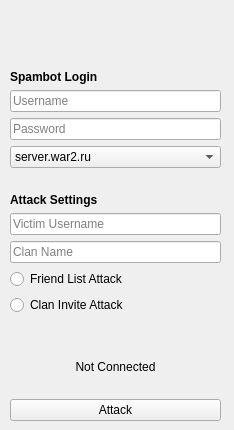
<?xml version="1.0" encoding="UTF-8"?>
<ui version="4.0">
 <class>MainWindow</class>
 <widget class="QMainWindow" name="MainWindow">
  <property name="geometry">
   <rect>
    <x>0</x>
    <y>0</y>
    <width>234</width>
    <height>430</height>
   </rect>
  </property>
  <property name="minimumSize">
   <size>
    <width>234</width>
    <height>430</height>
   </size>
  </property>
  <property name="maximumSize">
   <size>
    <width>234</width>
    <height>430</height>
   </size>
  </property>
  <property name="windowTitle">
   <string>WarJammer 3.0</string>
  </property>
  <property name="windowIcon">
   <iconset resource="../warjammer-gui/warjammer-resources.qrc">
    <normaloff>:/warjammer-images/warjammer.ico</normaloff>:/warjammer-images/warjammer.ico</iconset>
  </property>
  <widget class="QWidget" name="centralwidget">
   <property name="minimumSize">
    <size>
     <width>234</width>
     <height>430</height>
    </size>
   </property>
   <property name="maximumSize">
    <size>
     <width>234</width>
     <height>430</height>
    </size>
   </property>
   <widget class="QLabel" name="img_banner">
    <property name="geometry">
     <rect>
      <x>0</x>
      <y>0</y>
      <width>241</width>
      <height>61</height>
     </rect>
    </property>
    <property name="text">
     <string/>
    </property>
    <property name="pixmap">
     <pixmap resource="../warjammer-gui/warjammer-resources.qrc">:/warjammer-images/warjammer.png</pixmap>
    </property>
   </widget>
   <widget class="QWidget" name="layoutWidget">
    <property name="geometry">
     <rect>
      <x>10</x>
      <y>70</y>
      <width>211</width>
      <height>351</height>
     </rect>
    </property>
    <layout class="QVBoxLayout" name="verticalLayout_3">
     <item>
      <layout class="QVBoxLayout" name="verticalLayout_2">
       <item>
        <layout class="QFormLayout" name="formLayout">
         <property name="fieldGrowthPolicy">
          <enum>QFormLayout::AllNonFixedFieldsGrow</enum>
         </property>
         <item row="1" column="0" colspan="2">
          <widget class="QLineEdit" name="input_username">
           <property name="placeholderText">
            <string>Username</string>
           </property>
          </widget>
         </item>
         <item row="2" column="0" colspan="2">
          <widget class="QLineEdit" name="input_password">
           <property name="inputMethodHints">
            <set>Qt::ImhHiddenText|Qt::ImhNoAutoUppercase|Qt::ImhNoPredictiveText</set>
           </property>
           <property name="echoMode">
            <enum>QLineEdit::Password</enum>
           </property>
           <property name="placeholderText">
            <string>Password</string>
           </property>
          </widget>
         </item>
         <item row="3" column="0" colspan="2">
          <widget class="QComboBox" name="input_server">
           <item>
            <property name="text">
             <string>server.war2.ru</string>
            </property>
           </item>
           <item>
            <property name="text">
             <string>backup.war2.ru</string>
            </property>
           </item>
           <item>
            <property name="text">
             <string>server.war2.me</string>
            </property>
           </item>
           <item>
            <property name="text">
             <string>backup.war2.me</string>
            </property>
           </item>
          </widget>
         </item>
         <item row="0" column="0">
          <widget class="QLabel" name="label_spambot_login">
           <property name="text">
            <string>&lt;html&gt;&lt;head/&gt;&lt;body&gt;&lt;p&gt;&lt;span style=&quot; font-weight:600;&quot;&gt;Spambot Login&lt;/span&gt;&lt;/p&gt;&lt;/body&gt;&lt;/html&gt;</string>
           </property>
          </widget>
         </item>
        </layout>
       </item>
       <item>
        <spacer name="verticalSpacer_2">
         <property name="orientation">
          <enum>Qt::Vertical</enum>
         </property>
         <property name="sizeHint" stdset="0">
          <size>
           <width>203</width>
           <height>13</height>
          </size>
         </property>
        </spacer>
       </item>
       <item>
        <widget class="QLabel" name="label_attack_settings">
         <property name="text">
          <string>&lt;html&gt;&lt;head/&gt;&lt;body&gt;&lt;p&gt;&lt;span style=&quot; font-weight:600;&quot;&gt;Attack Settings&lt;/span&gt;&lt;/p&gt;&lt;/body&gt;&lt;/html&gt;</string>
         </property>
        </widget>
       </item>
       <item>
        <layout class="QVBoxLayout" name="verticalLayout">
         <item>
          <layout class="QHBoxLayout" name="horizontalLayout_2"/>
         </item>
         <item>
          <widget class="QLineEdit" name="input_victim">
           <property name="placeholderText">
            <string>Victim Username</string>
           </property>
          </widget>
         </item>
         <item>
          <widget class="QLineEdit" name="input_clan_name">
           <property name="placeholderText">
            <string>Clan Name</string>
           </property>
          </widget>
         </item>
         <item>
          <widget class="QRadioButton" name="radio_friend_list">
           <property name="text">
            <string>Friend List Attack</string>
           </property>
          </widget>
         </item>
         <item>
          <widget class="QRadioButton" name="radio_clan_invite">
           <property name="text">
            <string>Clan Invite Attack</string>
           </property>
          </widget>
         </item>
        </layout>
       </item>
       <item>
        <spacer name="verticalSpacer">
         <property name="orientation">
          <enum>Qt::Vertical</enum>
         </property>
         <property name="sizeHint" stdset="0">
          <size>
           <width>203</width>
           <height>13</height>
          </size>
         </property>
        </spacer>
       </item>
       <item>
        <widget class="QLabel" name="label_status_msg_2">
         <property name="text">
          <string/>
         </property>
         <property name="alignment">
          <set>Qt::AlignCenter</set>
         </property>
        </widget>
       </item>
       <item>
        <widget class="QLabel" name="label_status_msg">
         <property name="text">
          <string>Not Connected</string>
         </property>
         <property name="alignment">
          <set>Qt::AlignCenter</set>
         </property>
        </widget>
       </item>
       <item>
        <spacer name="verticalSpacer_3">
         <property name="orientation">
          <enum>Qt::Vertical</enum>
         </property>
         <property name="sizeHint" stdset="0">
          <size>
           <width>203</width>
           <height>13</height>
          </size>
         </property>
        </spacer>
       </item>
      </layout>
     </item>
     <item>
      <widget class="QPushButton" name="button_attack">
       <property name="text">
        <string>Attack</string>
       </property>
       <property name="autoDefault">
        <bool>true</bool>
       </property>
      </widget>
     </item>
    </layout>
   </widget>
  </widget>
 </widget>
 <tabstops>
  <tabstop>input_username</tabstop>
  <tabstop>input_password</tabstop>
  <tabstop>input_server</tabstop>
  <tabstop>input_victim</tabstop>
  <tabstop>input_clan_name</tabstop>
  <tabstop>radio_friend_list</tabstop>
  <tabstop>radio_clan_invite</tabstop>
  <tabstop>button_attack</tabstop>
 </tabstops>
 <resources>
  <include location="../warjammer-gui/warjammer-resources.qrc"/>
 </resources>
 <connections/>
</ui>
